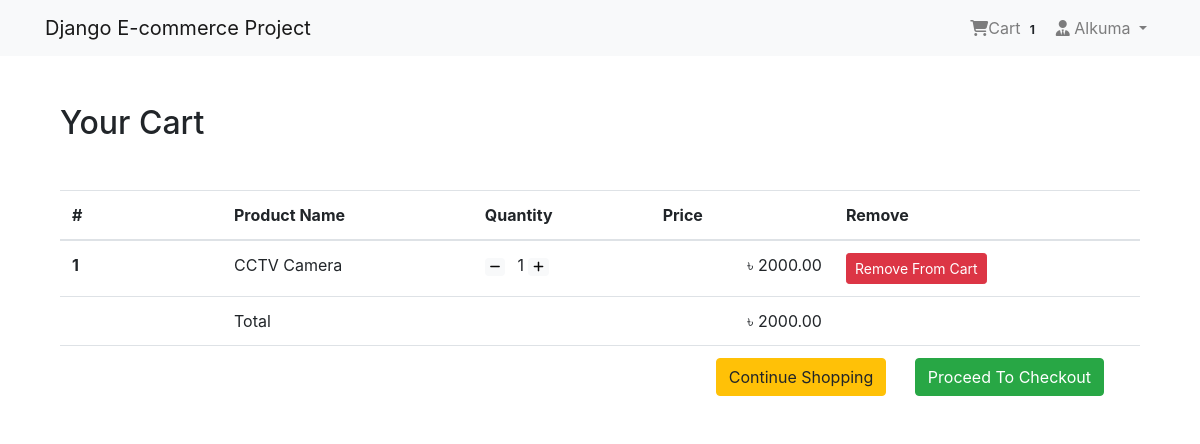
The app's page /shop/cart/ (signed in) with its own data.
### App_Login/models.py (models this page shows, shortened)
class User(AbstractBaseUser, PermissionsMixin):
    email = models.EmailField(unique=True, null=False)
    is_staff = models.BooleanField(
        gettext_lazy('staff status'),
        default=False,
        help_text= gettext_lazy('Designates whether the user can log in this site')
    )
    is_active = models.BooleanField(
        gettext_lazy('active'),
        default=True,
        help_text=gettext_lazy('Designates whether this user should be treated as active. Unselect this instead of deleting accounts')
    )
    USERNAME_FIELD = 'email'
    objects = MyUserManager()

class Profile(models.Model):
    user = models.OneToOneField(User, on_delete=models.CASCADE, related_name='profile')
    username = models.CharField(max_length=264, blank=True)
    full_name = models.CharField(max_length=264, blank=True)
    address_1 = models.TextField(max_length=300, blank=True)
    city = models.CharField(max_length=40, blank=True)
    zipcode = models.CharField(max_length=10, blank=True)
    country = models.CharField(max_length=50, blank=True)
    phone = models.CharField(max_length=20, blank=True)
    date_joined = models.DateTimeField(auto_now_add=True)

### App_Order/models.py (models this page shows, shortened)
class Order(models.Model):
    orderitems = models.ManyToManyField(Cart)
    user = models.ForeignKey(settings.AUTH_USER_MODEL, on_delete=models.CASCADE)
    ordered = models.BooleanField(default=False)
    created = models.DateTimeField(auto_now_add=True)
    paymentId = models.CharField(max_length=264, blank=True, null=True)
    orderId = models.CharField(max_length=200, blank=True, null=True)
    def get_totals(self):
        total = 0
        for order_item in self.orderitems.all():
            total += float(order_item.get_total())
        return total

class Cart(models.Model):
    user = models.ForeignKey(settings.AUTH_USER_MODEL, on_delete=models.CASCADE, related_name='cart')
    item = models.ForeignKey(Product, on_delete=models.CASCADE)
    quantity = models.IntegerField(default=1)
    purchased = models.BooleanField(default=False)
    created = models.DateTimeField(auto_now_add=True)
    updated = models.DateTimeField(auto_now=True)
    def get_total(self):
        total = self.item.price * self.quantity
        float_total = format(total, '0.2f')
        return float_total

### App_Shop/models.py (models this page shows, shortened)
class Product(models.Model):
    mainimage = models.ImageField(upload_to='Products')
    name = models.CharField(max_length=264)
    category = models.ForeignKey(Category, on_delete=models.CASCADE, related_name='category')
    preview_text = models.TextField(max_length=200, verbose_name='Preview Text')
    detail_text = models.TextField(max_length=1000, verbose_name='Description')
    price = models.FloatField()
    old_price = models.FloatField(default=0.00)
    created = models.DateTimeField(auto_now_add=True)
    class Meta:
        ordering = ['-created',]

### App_Order/views.py (the view)
# urls.py: path('cart/', views.cart_view, name='cart'),
@login_required
def cart_view(request):
    carts = Cart.objects.filter(user=request.user, purchased=False)
    orders = Order.objects.filter(user=request.user, ordered=False)
    if carts.exists() and orders.exists():
        order = orders[0] # converts the orderlist from tuple to object
        return render(request, 'App_Order/cart.html', context={'carts':carts, 'order':order})
    else:
        messages.warning(request, "You don't have any item in your cart")
        return redirect("App_Shop:home")

### App_Order/templatetags/cart_tag.py (called while the page is built)
@register.filter
def cart_total(user):
    order = Order.objects.filter(user=user, ordered=False)
    if order.exists():
        return order[0].orderitems.count()
    else:
        return 0

### templates/App_Order/cart.html
{% extends 'base.html' %}
{% block body_block %}
<div class="container my-5">
    <div class="my-5">
        <h2>Your Cart</h2>
    </div>
    <table class="table table-hover">
        <thead>
            <tr>
                <th scope="col" width="15%">#</th>
                <th scope="col">Product Name</th>
                <th scope="col">Quantity</th>
                <th scope="col" align="right">Price</th>
                <th scope="col">Remove</th>
            </tr>
        </thead>
        <tbody>
            {% for cart in carts %}
            <tr>
                <th scope="row">{{ forloop.counter }}</th>
                <td>{{cart.item.name}}</td>
                <td>
                    <a class="mr-2" href="{% url 'App_Order:decrease' pk=cart.item.pk %}"><span class="badge badge-light"><i class="fas fa-minus" style="color: #080808;"></i></span></a>
                    {{ cart.quantity }}
                    <a class="mr-2" href="{% url 'App_Order:increase' pk=cart.item.pk %}"><span class="badge badge-light"><i class="fa-solid fa-plus" style="color: #080808;"></i></span></a>
                </td>
                <td align="right">&#2547; {{cart.get_total}}</td>
                <td><a href="{% url 'App_Order:remove' pk=cart.item.pk %}" class="btn btn-danger btn-sm">Remove From Cart</a></td>
            </tr>
            {% endfor %}
            <tr>
                <th scope="row"></th>
                <td colspan="2">Total</td>
                <td align="right">&#2547; {{order.get_totals | floatformat:2}}</td>
                <td></td>
            </tr>
            <tr>
                <th scope="row"></th>
                <td colspan="4" class="text-right">
                    <a href="{% url 'App_Shop:home' %}" class="btn btn-warning btn-md mr-4 mb-2">Continue Shopping</a>
                    <a href="{% url 'App_Payment:checkout' %}" class="btn btn-success btn-md mr-4 mb-2">Proceed To Checkout</a>
                </td>
            </tr>
        </tbody>
    </table>
</div>
{% endblock body_block %}

### templates/navbar.html (shortened to what this page needs)
{% load cart_tag %}
<nav class="navbar navbar-expand-lg navbar-light bg-light">
    <div class="container">
        <a class="navbar-brand" href="{% url 'App_Shop:home' %}">Django E-commerce Project</a>
        <div class="collapse navbar-collapse" id="navbarNav">
            <ul class="navbar-nav ml-auto" style="margin-left: 800px;">
                {% if request.user.is_authenticated %}
                <li class="nav-item">
                    <a href="{% url 'App_Order:cart' %}" class="nav-link">
                        <i class="fa fa-shopping-cart"></i>Cart
                        <span class="badge badge-light">{{ request.user | cart_total }}</span>
                    </a>
                </li>
                <li class="nav-item dropdown">
                    <a class="nav-link dropdown-toggle" role="button" id="navbarDropdown" data-toggle="dropdown" aria-haspopup="true" aria-expanded="false"><i class="fas fa-user-tie"></i>
                        {{request.user.profile.username}}
                    </a>
                </li>
                {% else %}
                <li class="nav-item">
                    <a href="{% url 'App_Login:login' %}" class="btn btn-primary">Login</a>
                </li>
                {% endif %}
            </ul>
        </div>
    </div>
</nav>

### records on screen
User: user|cart_total "1", user.profile.username "Alkuma"
Cart: item.name "CCTV Camera", quantity "1", get_total "2000.00"
Order: get_totals "2000.00"
